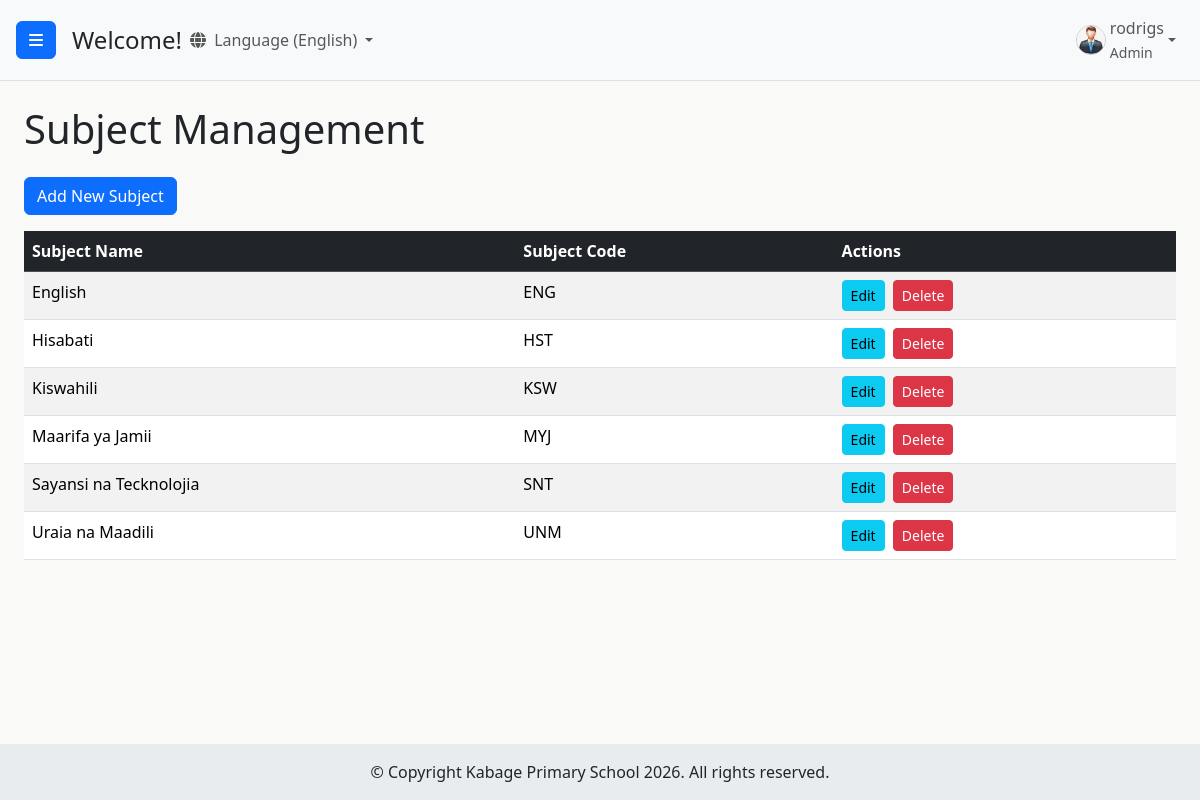
Screenshot of /students/subjects/ (signed in) with the database file from the repository.
### users/models.py (models this page shows, shortened)
class CustomUser(AbstractUser):
    ROLE_CHOICES = (
        ('admin', 'Admin'),
        ('headteacher', 'Head Teacher'),
        ('class_teacher', 'Class Teacher'),
        ('academic_teacher', 'Academic Teacher'),
        ('statistic_teacher', 'Statistic Teacher'),
        ('subject_teacher', 'Subject Teacher'),
    )
    GENDER_CHOICES = (
        ('M', 'Male'),
        ('F', 'Female'),
        ('O', 'Other'), # Optional: for inclusivity
    )
    role = models.CharField(max_length=20, choices=ROLE_CHOICES, default='academic_teacher')
    is_approved = models.BooleanField(default=False)
    phone_regex = RegexValidator(regex=r'^\+?1?\d{9,15}$',
                                 message="Phone number must be entered in the format: '+999999999'. Up to 15 digits allowed.")
    phone_number = models.CharField(validators=[phone_regex],
                                    max_length=17,
                                    blank=True,
                                    null=True,
                                    unique=True
                                    )
    gender = models.CharField(max_length=1, choices=GENDER_CHOICES, blank=True, null=True)
    address = models.CharField(max_length=255, blank=True, null=True) # <-- ADD THIS FIELD if it's not there
    security_question_1 = models.CharField(max_length=255, blank=True, null=True)
    security_answer_1 = models.CharField(max_length=255, blank=True, null=True)
    security_question_2 = models.CharField(max_length=255, blank=True, null=True)
    security_answer_2 = models.CharField(max_length=255, blank=True, null=True)
    security_question_3 = models.CharField(max_length=255, blank=True, null=True)
    security_answer_3 = models.CharField(max_length=255, blank=True, null=True)
    security_questions_set = models.BooleanField(default=False)
    groups = models.ManyToManyField(
        Group,
        verbose_name=('groups'),
        blank=True,
        help_text=(
            'The groups this user belongs to. A user will get all permissions '
            'granted to each of their groups.'
        ),
        related_name="customuser_set",
        related_query_name="customuser",
    )
    user_permissions = models.ManyToManyField(
        Permission,
        verbose_name=('user permissions'),
        blank=True,
        help_text=('Specific permissions for this user.'),
        related_name="customuser_set",
        related_query_name="customuser",
    )

### students/models.py (models this page shows, shortened)
class Subject(models.Model):
    name = models.CharField(max_length=100, unique=True)
    code = models.CharField(max_length=20, unique=True)

### students/views.py (the view)
# urls.py: path('subjects/', views.subject_list, name='subject_list'),
@login_required
@user_passes_test(is_admin_or_academic_teacher, login_url='/users/login/')
def subject_list(request):
    subjects = Subject.objects.all().order_by('name')
    can_manage_subjects = is_admin(request.user)
    context = {
        'subjects': subjects,
        'can_manage_subjects': can_manage_subjects
    }
    return render(request, 'students/subject_list.html', context)

### students/views.py (called while the page is built)
def is_admin(user):
    return user.is_authenticated and user.role == 'admin'

def is_admin_or_academic_teacher(user):
    return is_admin(user) or is_academic_teacher(user)

### templates/students/subject_list.html (shortened to what this page needs)
{% extends 'base.html' %}
{% block content %}
<h1 class="mb-4">Subject Management</h1>
{% if can_manage_subjects %}
    <div class="mb-3">
        <a href="{% url 'subject_add' %}" class="btn btn-primary">Add New Subject</a>
    </div>
{% endif %}
<div class="table-responsive">
    <table class="table table-striped table-hover">
        <thead class="table-dark">
            <tr>
                <th>Subject Name</th>
                <th>Subject Code</th>
                {% if can_manage_subjects %}
                <th>Actions</th>
                {% endif %}
            </tr>
        </thead>
        <tbody>
            {% for subject in subjects %}
            <tr>
                <td>{{ subject.name }}</td>
                <td>{{ subject.code }}</td>
                {% if can_manage_subjects %}
                <td>
                    <a href="{% url 'subject_edit' subject.pk %}" class="btn btn-sm btn-info me-1">Edit</a>
                    <a href="{% url 'subject_delete' subject.pk %}" class="btn btn-sm btn-danger">Delete</a>
                </td>
                {% endif %}
            </tr>
            {% empty %}
            <tr>
                <td colspan="3">No subjects found.</td>
            </tr>
            {% endfor %}
        </tbody>
    </table>
</div>
{% endblock %}

### templates/base.html (shortened to what this page needs)
{% load static %}
{% load i18n %}
<!DOCTYPE html>
<html lang="en">
<head>
    <link href="https://cdn.jsdelivr.net/npm/bootstrap@5.3.3/dist/css/bootstrap.min.css" rel="stylesheet">
    <link rel="stylesheet" href="https://cdn.jsdelivr.net/npm/bootstrap-icons@1.10.5/font/bootstrap-icons.css">
    <link rel="stylesheet" href="https://cdnjs.cloudflare.com/ajax/libs/font-awesome/6.5.2/css/all.min.css" />
    {% block dashboard_css %}
        <link rel="stylesheet" href="{% static 'users/css/dashboard.css' %}">
    {% endblock %}
</head>
<body class="d-flex flex-column min-vh-100">
    {% block body_content %}
        <div class="d-flex flex-grow-1" id="wrapper">
            <div id="page-content-wrapper" class="flex-grow-1 d-flex flex-column">
                <nav class="navbar navbar-expand-lg navbar-light bg-light border-bottom">
                    <button class="btn btn-primary" id="menu-toggle">
                        <i class="fas fa-bars"></i>
                    </button>
                    <h4 class="ms-3 my-0">{% block page_heading %}Welcome!{% endblock %}</h4>
                    {% get_current_language as LANGUAGE_CODE %}
                <div class="collapse navbar-collapse" id="navbarSupportedContent">
                    <ul class="navbar-nav me-auto mt-2 mt-lg-0">
                        <li class="nav-item dropdown">
                            <a class="nav-link dropdown-toggle" href="#" id="navbarDropdownLanguage" role="button" data-bs-toggle="dropdown" aria-expanded="false">
                                <i class="fas fa-globe me-1"></i>
                                {% if LANGUAGE_CODE == 'en' %}{% translate "Language" %} (English){% else %}{% translate "Language" %} (Kiswahili){% endif %}
                            </a>
                                {% get_language_info for 'en' as lang_en %}
                                {% get_language_info for 'sw' as lang_sw %}
                        </li>
                    </ul>
                    <ul class="navbar-nav mt-2 mt-lg-0">
                        {% if user.is_authenticated %}
                            <li class="nav-item dropdown">
                                <a class="nav-link dropdown-toggle d-flex align-items-center" href="#" id="navbarDropdownDashboard" role="button" data-bs-toggle="dropdown" data-bs-display="static" aria-expanded="false">
                                    {% if user.gender == 'M' %}
                                        <img src="{% static 'users/img/male_icon.png' %}" alt="Male User Icon" class="rounded-circle me-1" style="width: 30px; height: 30px; object-fit: cover;">
                                    {% elif user.gender == 'F' %}
                                        <img src="{% static 'users/img/female_icon.png' %}" alt="Female User Icon" class="rounded-circle me-1" style="width: 30px; height: 30px; object-fit: cover;">
                                    {% else %}
                                        <i class="fas fa-user me-1"></i>
                                    {% endif %}
                                    <span>
                                        {% if user.first_name and user.last_name %}
                                            {{ user.first_name }} {{ user.last_name }}
                                        {% else %}
                                            {{ user.username }}
                                        {% endif %}
                                        {% if user.role %}
                                            <br><small>{{ user.get_role_display }}</small>
                                        {% endif %}
                                    </span>
                                </a>
                            </li>
                        {% else %}
                            <li class="nav-item">
                                <a class="nav-link" href="{% url 'login' %}">{% translate "Login" %}</a>
                            </li>
                        {% endif %}
                    </ul>
                </div>
                </nav>
                <div id="main-content-area" class="flex-grow-1 overflow-auto">
                    {% block content %}{% endblock %}
                </div>
            </div>
        </div>
    {% endblock body_content %}
    <footer id="main-site-footer" class="text-dark text-center py-3">
        <div class="container-fluid">
            <p class="mb-0">&copy; Copyright Kabage Primary School {% now "Y" %}. All rights reserved.</p>
        </div>
    </footer>
</body>
</html>

### users/static/users/css/dashboard.css (style rules this page uses)
html, body { height: 100%; margin: 0; padding: 0; font-family: 'Segoe UI', Tahoma, Geneva, Verdana, sans-serif; overflow-x: hidden; }
body { display: flex; flex-direction: column; min-height: 100vh; }
#wrapper { display: flex; flex-grow: 1; width: 100%; overflow: hidden; }
#page-content-wrapper { display: flex; flex-direction: column; flex-grow: 1; overflow-x: hidden; width: 100%; transition: margin .25s ease-out; }
#main-content-area { flex-grow: 1; padding: 1.5rem; background-color: #f9faf8; padding-bottom: 70px; }
@media (min-width: 768px) { #page-content-wrapper { width: calc(100% - 250px); } }
#page-content-wrapper .navbar { padding: 0.5rem 1rem; }
.navbar-nav .nav-item .nav-link img { border: 1px solid #ccc; }
#main-site-footer { background-color: #e9ecef; color: #343a40; text-align: center; padding: 1rem 0; width: 100%; flex-shrink: 0; z-index: 10; }
#wrapper { display: flex; }
#page-content-wrapper { min-width: 0; width: 100%; display: flex; flex-direction: column; }

### rows the page displays
CustomUser: username "rodrigs", role "Admin"
Subject: name "English", code "ENG"
Subject: name "Hisabati", code "HST"
Subject: name "Kiswahili", code "KSW"
Subject: name "Maarifa ya Jamii", code "MYJ"
Subject: name "Sayansi na Tecknolojia", code "SNT"
Subject: name "Uraia na Maadili", code "UNM"
